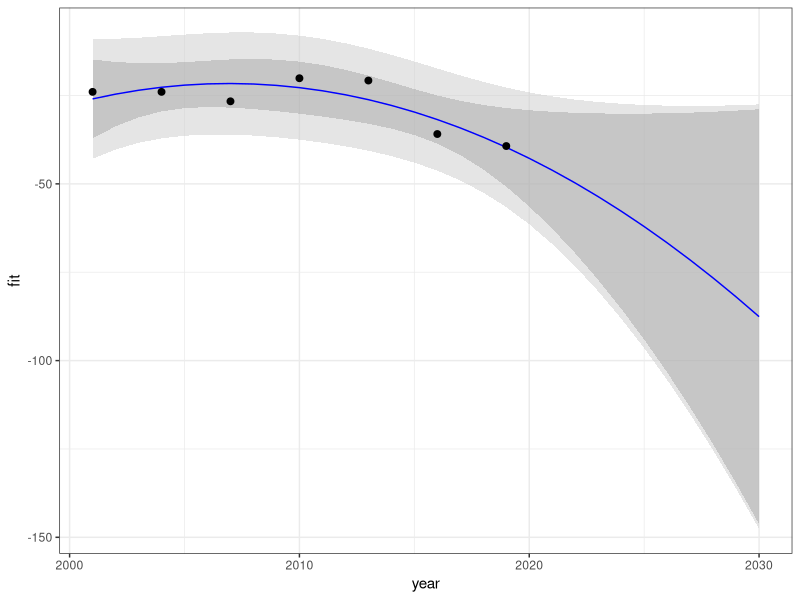

Here is the R script that generated this plot:
library(ggplot2)
data <- data.frame(
  year = c(2001, 2004, 2007, 2010, 2013, 2016, 2019),
  value = c(-23.9628, -23.9628, -26.6357, -20.1057, -20.7543, -35.8907, -39.2928)
)
data$y2 <- data$year^2
fit <- lm(value ~ year + y2, data)
summary(fit)
cat("R2=", signif(summary(fit)$r.squared, 3), "; P=", signif(pf(summary(fit)$fstat[1], summary(fit)$fstat[2], summary(fit)$fstat[3], lower.tail=FALSE), 3), "\n")
yr_pred <- 2001:2030
pred_df <- data.frame(year=yr_pred, y2=yr_pred^2)
pint <- predict(fit, pred_df, interval="prediction")
cint <- predict(fit, pred_df, interval="confidence")
pred_df <- cbind(pred_df, fit=pint[, "fit"], lwr=pint[, "lwr"], upr=pint[, "upr"], clwr=cint[, "lwr"], cupr=cint[, "upr"])
ggplot(pred_df, aes(year, fit)) +
  geom_ribbon(aes(ymin=lwr, ymax=upr), fill="grey80", alpha=0.5) +
  geom_ribbon(aes(ymin=clwr, ymax=cupr), fill="grey60", alpha=0.4) +
  geom_line(color="blue") +
  geom_point(data=data, aes(year, value), color="black", size=2) +
  theme_bw()
